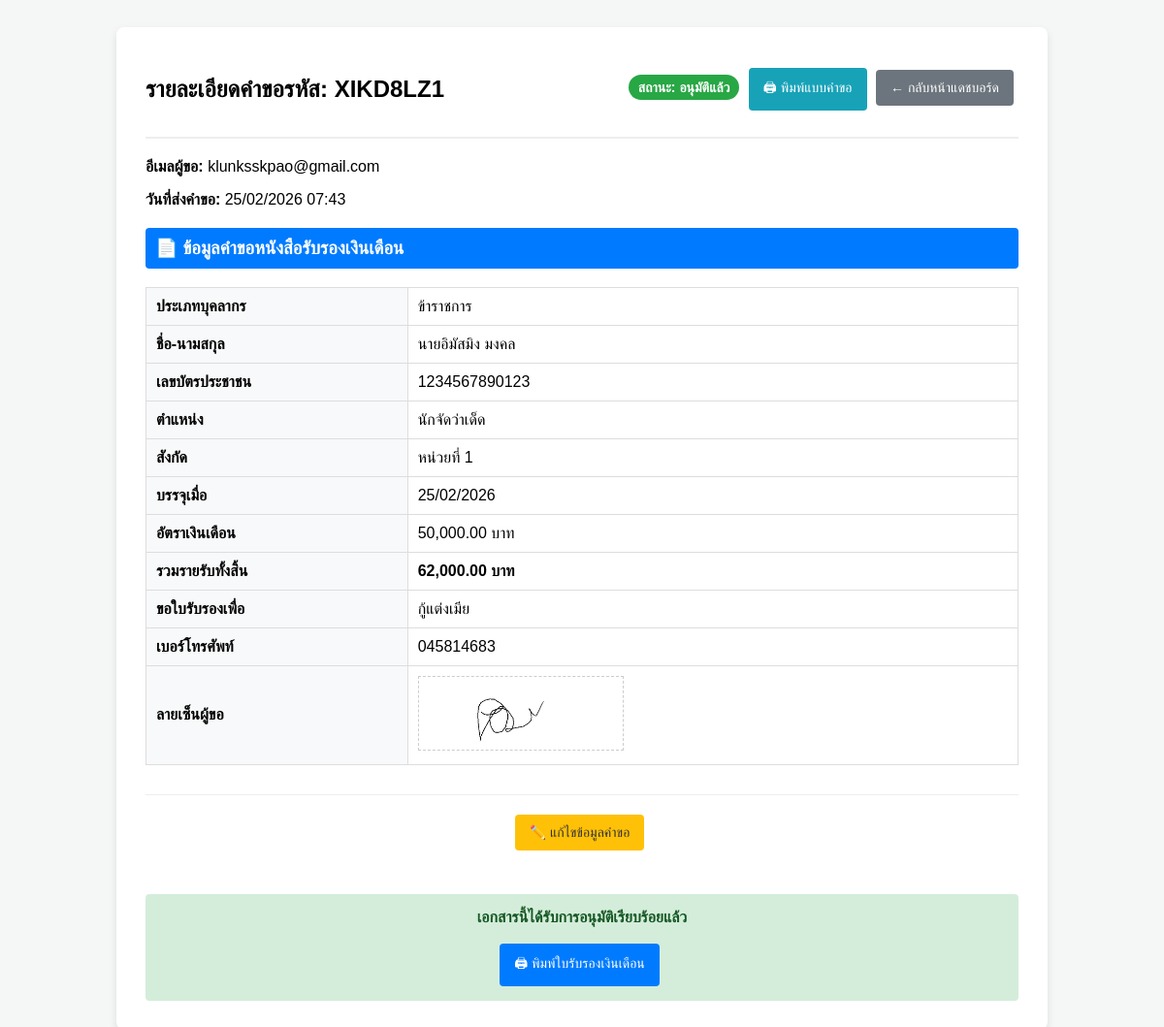
The page /view_request.php?id=1 (signed in) on the database its author committed.
### tables this page shows
CREATE TABLE `requests` (
  `id` int(11) NOT NULL,
  `tracking_code` varchar(8) NOT NULL COMMENT 'รหัสติดตาม 8 หลัก Random',
  `request_type` enum('cert','payslip','both') NOT NULL,
  `status` enum('pending','verified','approved','rejected') NOT NULL DEFAULT 'pending',
  `email` varchar(100) NOT NULL,
  `created_at` timestamp NOT NULL DEFAULT current_timestamp(),
  `reject_reason` text DEFAULT NULL,
  `current_approver_id` int(11) DEFAULT NULL COMMENT 'ส่งต่อให้ใครอนุมัติ'
);

CREATE TABLE `cert_requests` (
  `id` int(11) NOT NULL,
  `request_id` int(11) NOT NULL,
  `emp_type` enum('A','B') NOT NULL COMMENT 'A=ข้าราชการ, B=พนักงานจ้าง',
  `title` varchar(20) NOT NULL,
  `fullname` varchar(100) NOT NULL,
  `id_card` varchar(13) NOT NULL,
  `position` varchar(100) NOT NULL,
  `department` varchar(100) NOT NULL,
  `join_date` date NOT NULL,
  `salary` decimal(10,2) NOT NULL DEFAULT 0.00,
  `position_allowance` decimal(10,2) NOT NULL DEFAULT 0.00,
  `monthly_remuneration` decimal(10,2) NOT NULL DEFAULT 0.00,
  `living_allowance` decimal(10,2) NOT NULL DEFAULT 0.00,
  `total_income` decimal(10,2) NOT NULL DEFAULT 0.00,
  `purpose` varchar(100) NOT NULL,
  `purpose_other` varchar(255) DEFAULT NULL,
  `phone` varchar(20) NOT NULL,
  `contract_no` varchar(50) DEFAULT NULL COMMENT 'เฉพาะพนักงานจ้าง',
  `contract_date` date DEFAULT NULL COMMENT 'เฉพาะพนักงานจ้าง',
  `contract_end_date` date DEFAULT NULL COMMENT 'เฉพาะพนักงานจ้าง',
  `user_signature` varchar(255) DEFAULT NULL COMMENT 'พาทไฟล์ลายเซ็นผู้ขอ'
);

### view_request.php (the view, shortened to what this page needs)
<?php
require_once 'db.php';
$request_id = $_GET['id'];
$role = $_SESSION['role'];
$stmt = $pdo->prepare("SELECT * FROM requests WHERE id = ?");
$stmt->execute([$request_id]);
$request = $stmt->fetch();
$cert_data = null;
if (in_array($request['request_type'], ['cert', 'both'])) {
    $stmtCert = $pdo->prepare("SELECT * FROM cert_requests WHERE request_id = ?");
    $stmtCert->execute([$request_id]);
    $cert_data = $stmtCert->fetch();
}
?>
<!DOCTYPE html>
<html lang="th">
<head>
</head>
<body>
<div class="container">
    <div class="header">
        <h2>รายละเอียดคำขอรหัส: <?php echo htmlspecialchars($request['tracking_code']); ?></h2>
        <div>
            <?php
                $status = $request['status'];
                $badge_class = 'bg-warning';
                $status_th = 'รอตรวจสอบ';
                if($status == 'approved') { $badge_class = 'bg-success'; $status_th = 'อนุมัติแล้ว'; }
            ?>
            <span class="badge <?php echo $badge_class; ?>">สถานะ: <?php echo $status_th; ?></span>
            <a href="export_pdf.php?type=request_form&id=<?php echo $request['id']; ?>" target="_blank" class="btn btn-info" style="background: #17a2b8; border: none; margin-left: 5px;">🖨 พิมพ์แบบคำขอ</a>
            <a href="dashboard.php" class="btn btn-secondary">← กลับหน้าแดชบอร์ด</a>
        </div>
    </div>
    <p><strong>อีเมลผู้ขอ:</strong> <?php echo htmlspecialchars($request['email']); ?></p>
    <p><strong>วันที่ส่งคำขอ:</strong> <?php echo date('d/m/Y H:i', strtotime($request['created_at'])); ?></p>
    <?php if ($cert_data): ?>
        <h3 class="section-title">📄 ข้อมูลคำขอหนังสือรับรองเงินเดือน</h3>
        <table class="detail-table">
            <tr><th>ประเภทบุคลากร</th><td><?php echo $cert_data['emp_type'] == 'A' ? 'ข้าราชการ' : 'พนักงานจ้าง'; ?></td></tr>
            <tr><th>ชื่อ-นามสกุล</th><td><?php echo htmlspecialchars($cert_data['title'] . $cert_data['fullname']); ?></td></tr>
            <tr><th>เลขบัตรประชาชน</th><td><?php echo htmlspecialchars($cert_data['id_card']); ?></td></tr>
            <tr><th>ตำแหน่ง</th><td><?php echo htmlspecialchars($cert_data['position']); ?></td></tr>
            <tr><th>สังกัด</th><td><?php echo htmlspecialchars($cert_data['department']); ?></td></tr>
            <tr><th>บรรจุเมื่อ</th><td><?php echo date('d/m/Y', strtotime($cert_data['join_date'])); ?></td></tr>
            <tr><th>อัตราเงินเดือน</th><td><?php echo number_format($cert_data['salary'], 2); ?> บาท</td></tr>
            <tr><th>รวมรายรับทั้งสิ้น</th><td><strong><?php echo number_format($cert_data['total_income'], 2); ?> บาท</strong></td></tr>
            <tr><th>ขอใบรับรองเพื่อ</th><td><?php echo htmlspecialchars($cert_data['purpose']); ?></td></tr>
            <tr><th>เบอร์โทรศัพท์</th><td><?php echo htmlspecialchars($cert_data['phone']); ?></td></tr>
            <tr>
                <th>ลายเซ็นผู้ขอ</th>
                <td>
                    <?php if ($cert_data['user_signature']): ?>
                        <img src="<?php echo htmlspecialchars($cert_data['user_signature']); ?>" class="signature-img" alt="ลายเซ็น">
                    <?php else: ?>
                        <i>ไม่มีลายเซ็น</i>
                    <?php endif; ?>
                </td>
            </tr>
        </table>
    <?php endif; ?>
    <div class="actions">
        <?php if (in_array($role, ['admin', 'finance'])): ?>
            <a href="edit_request.php?id=<?php echo $request['id']; ?>" class="btn btn-warning" style="margin-bottom: 10px;">✏️ แก้ไขข้อมูลคำขอ</a>
        <?php endif; ?>
        <?php if ($status === 'approved'): ?>
            <div style="background: #d4edda; padding: 15px; border-radius: 4px; color: #155724; margin-top: 20px;">
                <strong>เอกสารนี้ได้รับการอนุมัติเรียบร้อยแล้ว</strong><br><br>
                <?php if ($cert_data): ?>
                    <a href="export_pdf.php?type=cert&id=<?php echo $request['id']; ?>" target="_blank" class="btn btn-primary">🖨 พิมพ์ใบรับรองเงินเดือน</a>
                <?php endif; ?>
            </div>
        <?php endif; ?>
    </div>
</div>
</body>
</html>

### view_request.php (style rules this page uses)
body { font-family: 'Sarabun', sans-serif; background: #f4f7f6; padding: 20px; }
.container { max-width: 900px; margin: auto; background: white; padding: 30px; border-radius: 8px; box-shadow: 0 4px 8px rgba(0,0,0,0.1); }
.header { display: flex; justify-content: space-between; align-items: center; border-bottom: 2px solid #eee; padding-bottom: 15px; margin-bottom: 20px; }
.badge { padding: 5px 10px; border-radius: 15px; font-size: 14px; color: white; font-weight: bold; }
.bg-success { background: #28a745; }
.section-title { background: #007bff; color: white; padding: 10px; border-radius: 4px; margin-top: 20px; }
table.detail-table { width: 100%; border-collapse: collapse; margin-top: 10px; }
table.detail-table th, table.detail-table td { padding: 10px; border: 1px solid #ddd; text-align: left; }
table.detail-table th { background: #f8f9fa; width: 30%; }
.btn { padding: 10px 15px; border: none; border-radius: 4px; cursor: pointer; text-decoration: none; font-size: 14px; color: white; display: inline-block; margin-right: 5px; }
.btn-primary { background: #007bff; }
.btn-secondary { background: #6c757d; }
.btn-warning { background: #ffc107; color: #333; }
.actions { margin-top: 30px; padding-top: 20px; border-top: 1px solid #eee; text-align: center; }
.signature-img { max-width: 200px; border: 1px dashed #ccc; padding: 5px; }

### rows shown on the page
requests: tracking_code "XIKD8LZ1", status "อนุมัติแล้ว", email "klunksskpao@gmail.com", created_at "25/02/2026 07:43"
cert_requests: title+fullname "นายอิมัสมิง มงคล", id_card "1234567890123", position "นักจัดว่าเด็ด", department "หน่วยที่ 1", join_date "25/02/2026", salary "50,000.00", total_income "62,000.00", purpose "กู้แต่งเมีย", phone "045814683", user_signature (picture)
